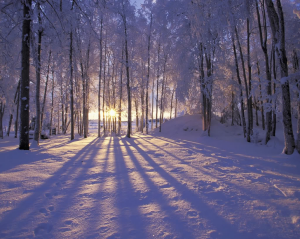
#> input picture assets/winter.tif, 300 x 239 px, found by its file name
$ python contours.py assets/winter.tif   (Python 2 division)
#> lines starting #> are read from the running program, lines starting #| are printed output that depends on the picture; after the words box and inside, x2 and y2 are one past the last pixel; in counts of white or black regions, pixels touching at a corner belong together
### contours_functions.py
import cv2
import numpy as np
import math

# https://code.google.com/p/pythonxy/source/browse/src/python/OpenCV/DOC/samples/python2/squares.py?spec=svn.xy-27.cd6bf12fae7ae496d581794b32fd9ac75b4eb366&repo=xy-27&r=cd6bf12fae7ae496d581794b32fd9ac75b4eb366
def angle_cos(p0, p1, p2):
		d1, d2 = (p0-p1).astype('float'), (p2-p1).astype('float')
		return abs( np.dot(d1, d2) / np.sqrt( np.dot(d1, d1)*np.dot(d2, d2) ) )

# ranking of shapes
def rank(square, img):
	width = img.shape[0]
	height = img.shape[1]
	formatted = np.array([[s] for s in square], np.int32)
	x,y,wid,hei = cv2.boundingRect(formatted)
	max_distance_from_center = math.sqrt(((width / 2))**2 + ((height / 2))**2)
	distance_from_center = math.sqrt(((x + wid / 2) - (width / 2))**2 + ((y + hei / 2) - (height / 2))**2)

	height_above_horizontal = (height / 2) - y if y + hei > height / 2 else hei
	width_left_vertical = (width / 2) - x if x + wid > width / 2 else wid
	horizontal_score = abs(float(height_above_horizontal) / hei - 0.5) * 2
	vertical_score = abs(float(width_left_vertical) / wid - 0.5) * 2

	if cv2.contourArea(formatted) / (width * height) > 0.98:
		return 5 # max rank possible otherwise - penalize boxes that are the whole image heavily
	else:
		bounding_box = np.array([[[x,y]], [[x,y+hei]], [[x+wid,y+hei]], [[x+wid,y]]], dtype = np.int32)
		# every separate line in this addition has a max of 1
		return (distance_from_center / max_distance_from_center +
			cv2.contourArea(formatted) / cv2.contourArea(bounding_box) +
			cv2.contourArea(formatted) / (width * height) +
			horizontal_score +
			vertical_score)

# visual alternative to drawing lines
# [6 lines left out: function mask_image, not called in this run]

### contours.py
# usage: `python ~/Desktop/contours.py 1994-654-12_v02.tif`
# output is to a squareless.txt file and the directory "out"
# Working well with thumbnails with 400px as their longest side - untested with other dimensions

# for i in $(ls -1 | grep tif); do python /Users/artsyinc/Documents/resistance/experiments/artwork_image_cropping/contours.py $i; done

# 'vendor' imports
import cv2
import numpy as np
from matplotlib import pyplot as plt
import sys
import math
import pdb
import random as ra
import json
import csv

# 'lib' imports
from convenience_plotting_functions import dd, ss
from contours_functions import angle_cos, rank, mask_image

# Loading image
if len(sys.argv) == 2:
	filename = sys.argv[1] # for drawing purposes
else:
	print "No input image given! \n"

filename = "assets/" + filename
print "processing " + filename
#exit()

img = cv2.imread(filename,)
#> img is the input picture: shape (239, 300, 3); mean B, G, R 120.8, 91.8, 99.8
img_copy = img.copy()[:,:,::-1] # color channel plotting mess http://stackoverflow.com/a/15074748/2256243
height = img.shape[0]
#> height = 239
width = img.shape[1]
#> width = 300

kernel = cv2.getStructuringElement(cv2.MORPH_RECT, (3,3)) # matrix of ones

squares = []
all_contours = []

for gray in cv2.split(img):
	dilated = cv2.dilate(src = gray, kernel = kernel, anchor = (-1,-1))

	blured = cv2.medianBlur(dilated, 7)

	# Shrinking followed by expanding can be used for removing isolated noise pixels
	# another way to think of it is "enlarging the background"
	# http://www.cs.umb.edu/~marc/cs675/cvs09-12.pdf
	small = cv2.pyrDown(blured, dstsize = (width / 2, height / 2))
	oversized = cv2.pyrUp(small, dstsize = (width, height))

	# after seeing utility of later thresholds (non 0 threshold results)
	# try instead to loop through and change thresholds in the canny filter
	# also might be interesting to store the contours in different arrays for display to color them according
	# to the channel that they came from
	for thrs in xrange(0, 255, 26):
		if thrs == 0:
			edges = cv2.Canny(oversized, threshold1 = 0, threshold2 = 50, apertureSize = 3)
			next = cv2.dilate(src = edges, kernel = kernel, anchor = (-1,-1))
		else:
			retval, next = cv2.threshold(gray, thrs, 255, cv2.THRESH_BINARY)

		contours, hierarchy = cv2.findContours(next, mode = cv2.RETR_LIST, method = cv2.CHAIN_APPROX_SIMPLE)

		# how are the contours sorted? outwards to inwards? would be interesting to do a PVE
		# sort of thing where the contours within a contour (and maybe see an elbow plot of some sort)
		for cnt in contours:
			all_contours.append(cnt)
			cnt_len = cv2.arcLength(cnt, True)
			cnt = cv2.approxPolyDP(cnt, 0.02*cnt_len, True)
			if len(cnt) == 4 and cv2.contourArea(cnt) > 1000 and cv2.isContourConvex(cnt):
				cnt = cnt.reshape(-1, 2)
				max_cos = np.max([angle_cos( cnt[i], cnt[(i+1) % 4], cnt[(i+2) % 4] ) for i in xrange(4)])
				if max_cos < 0.1:
					squares.append(cnt)
#> this loop made 3 passes
#> pass 1, `blured = cv2.medianBlur(dilated, 7)`:
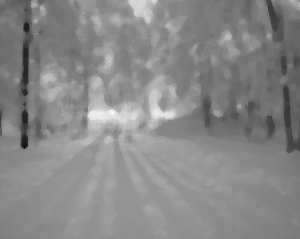
#> blured: shape (239, 300); min 19, max 245, mean 135.7
#> after the loop:
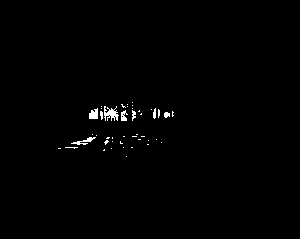
#> next: shape (239, 300); 0.76% white; 44 white regions (36 under 20 px)
#> after the loop:
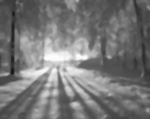
#> small: shape (119, 150); min 21, max 252, mean 118.5
#> after the loop, all_contours = 10655 contours, 9716 with area under 20; largest, box (x1, y1, x2, y2) and area: (0, 0, 300, 239) 71152, (0, 0, 300, 239) 71120, (0, 0, 300, 239) 71118, (0, 0, 300, 239) 70505, (0, 0, 300, 239) 68918; cnt = [[132, 102]]; max_cos = 0.166; squares = [[[0, 0], [0, 238], [299, 238], [299, 0]], [[0, 0], [0, 238], [299, 238], [299, 0]], [[0, 0], [0, 238], [299, 238], [299, 0]]]

sorted_squares = sorted(squares, key=lambda square: rank(square, img))
#> in rank, `width = img.shape[0]`: width = 239
#> in rank, `max_distance_from_center = math.sqrt(((width / 2))**2 + ((height / 2))..`: max_distance_from_center = 191.5
#> in rank, `distance_from_center = math.sqrt(((x + wid / 2) - (width / 2))**2 + ((..`: distance_from_center = 43.84
#> in rank, `width_left_vertical = (width / 2) - x if x + wid > width / 2 else wid`: width_left_vertical = 119
#> in rank, `vertical_score = abs(float(width_left_vertical) / wid - 0.5) * 2`: vertical_score = 0.207
#> sorted_squares has the same summary as squares

if len(sorted_squares) and rank(sorted_squares[0], img) < 3:
	cv2.drawContours(img, squares, -1, (0,255,255), 1) # draw all found squares
	cv2.drawContours(img, [sorted_squares[0]], -1, (0,255,60), 3)
	awef = cv2.imwrite('./out/' + filename, img)
	if awef:
		print "yes"
	with open('logs/square_found.csv', 'a') as csvfile:
		writer = csv.writer(csvfile, quoting=csv.QUOTE_MINIMAL)
		writer.writerow([filename, json.dumps(sorted_squares[0].tolist()), height, width])
else:
	with open("logs/squareless.txt", "a") as f:
		f.write(filename + "\n")

### Some plotting code
plt.subplot2grid((2,5), (0,0)),plt.imshow(img_copy)
plt.title('Original Image'), plt.xticks([]), plt.yticks([])
gray = cv2.split(img_copy)[0]
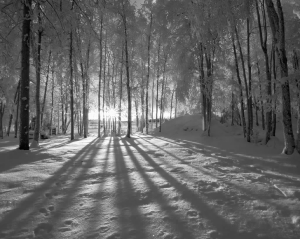
#> gray: shape (239, 300); min 3, max 254, mean 99.8
plt.subplot2grid((2,5), (0,1)),plt.imshow(gray, cmap = 'gray')
plt.title('Single Channel'), plt.xticks([]), plt.yticks([])
# plt.title('Original Image'), plt.xticks([]), plt.yticks([])
dilated = cv2.dilate(src = gray, kernel = kernel, anchor = (-1,-1))
plt.subplot2grid((2,5), (0,2)),plt.imshow(dilated, cmap = 'gray')
plt.title('Dilated'), plt.xticks([]), plt.yticks([])
blured = cv2.medianBlur(dilated, 7)
plt.subplot2grid((2,5), (0,3)),plt.imshow(blured, cmap = 'gray')
plt.title('Median Filter'), plt.xticks([]), plt.yticks([])

# Shrinking followed by expanding can be used for removing isolated noise pixels
# another way to think of it is "enlarging the background"
# http://www.cs.umb.edu/~marc/cs675/cvs09-12.pdf
small = cv2.pyrDown(blured, dstsize = (width / 2, height / 2))
oversized = cv2.pyrUp(small, dstsize = (width, height))
plt.subplot2grid((2,5), (0,4)),plt.imshow(oversized, cmap = 'gray')
plt.title('Resized'), plt.xticks([]), plt.yticks([])

edges = cv2.Canny(oversized, threshold1 = 0, threshold2 = 50, apertureSize = 3)
#> edges: shape (239, 300); 10.5% white in thin lines or dots
plt.subplot2grid((2,5), (1,0)),plt.imshow(edges, cmap = 'gray')
plt.title('Canny Edges'), plt.xticks([]), plt.yticks([])
dilated = cv2.dilate(src = edges, kernel = kernel, anchor = (-1,-1))
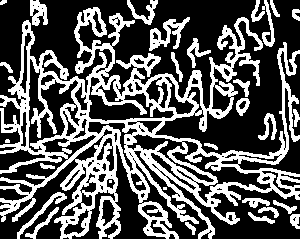
#> dilated: shape (239, 300); 35.4% white; 29 white regions (3 under 20 px), largest, box (x1, y1, x2, y2) and area: (0, 7, 300, 239) 21525, (149, 17, 190, 51) 533, (17, 192, 67, 239) 317
plt.subplot2grid((2,5), (1,1)),plt.imshow(dilated, cmap = 'gray')
plt.title('Dilated'), plt.xticks([]), plt.yticks([])

img_with_contours = img_copy.copy()
cv2.drawContours(img_with_contours, all_contours, -1, (0,255,60), 3)
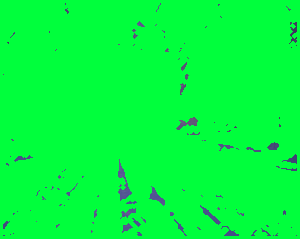
#> img_with_contours: shape (239, 300, 3); mean R, G, B 2, 250.7, 61.8
plt.subplot2grid((2,5), (1,2)),plt.imshow(img_with_contours)
plt.title('All Contours'), plt.xticks([]), plt.yticks([])

img_with_squares = img_copy.copy()
cv2.drawContours(img_with_squares, squares, -1, (0,255,60), 3)
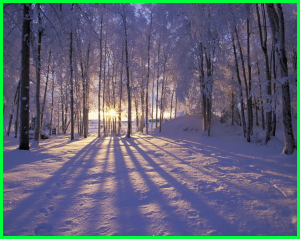
#> img_with_squares: shape (239, 300, 3); mean R, G, B 96.2, 99.7, 118.4
plt.subplot2grid((2,5), (1,3)),plt.imshow(img_with_squares)
plt.title('All Rectangles'), plt.xticks([]), plt.yticks([])

img_with_top_square = img_copy.copy()
cv2.drawContours(img_with_top_square, [sorted_squares[0]], -1, (0,255,60), 3)
plt.subplot2grid((2,5), (1,4)),plt.imshow(img_with_top_square)
plt.title('Top Ranked Shape'), plt.xticks([]), plt.yticks([])

plt.show()
